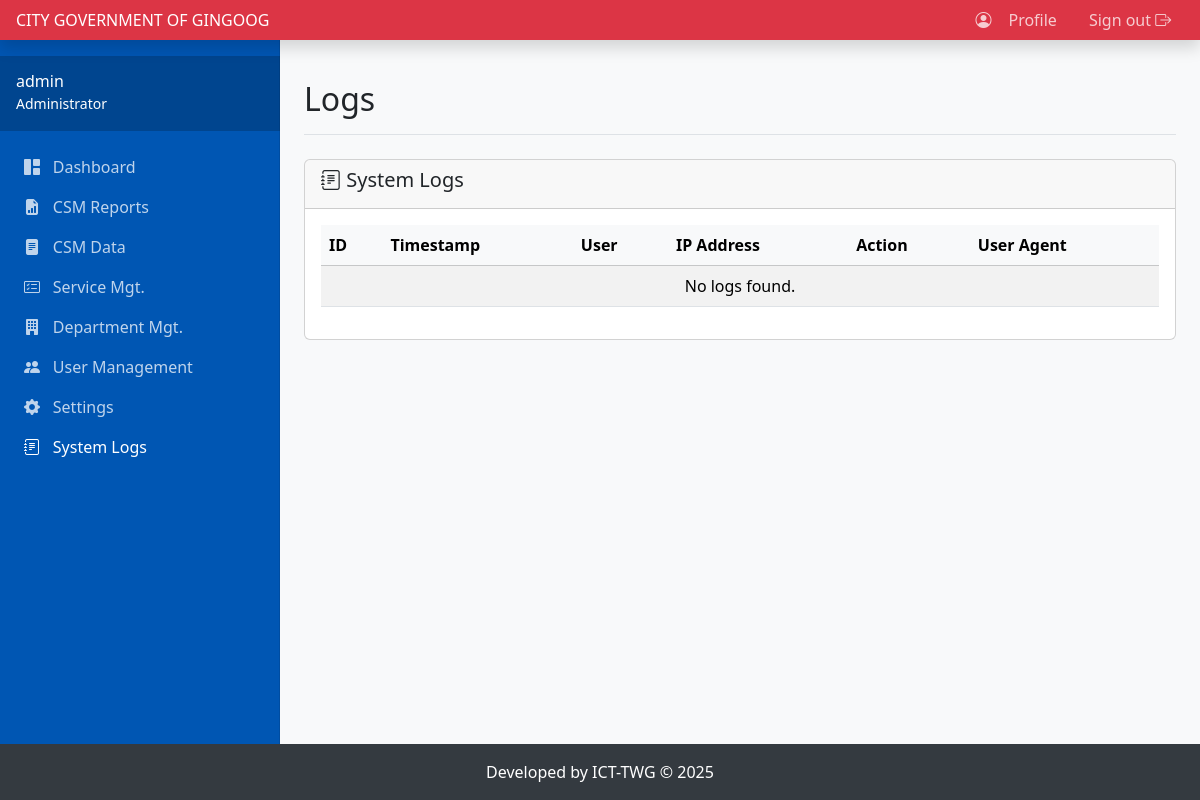
The page /httpdocs/admin.php?page=logs (signed in) on the database as committed earlier.
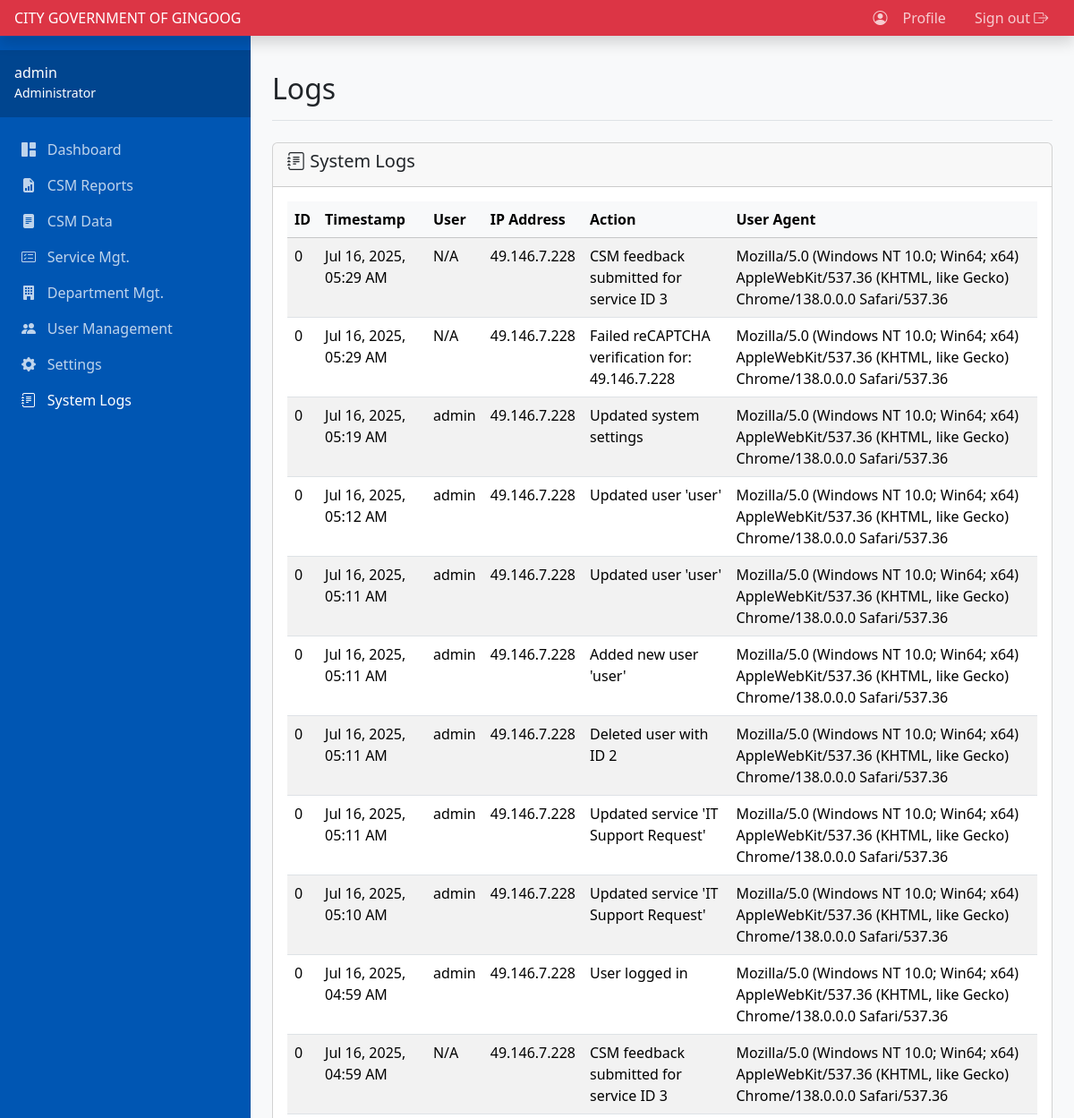
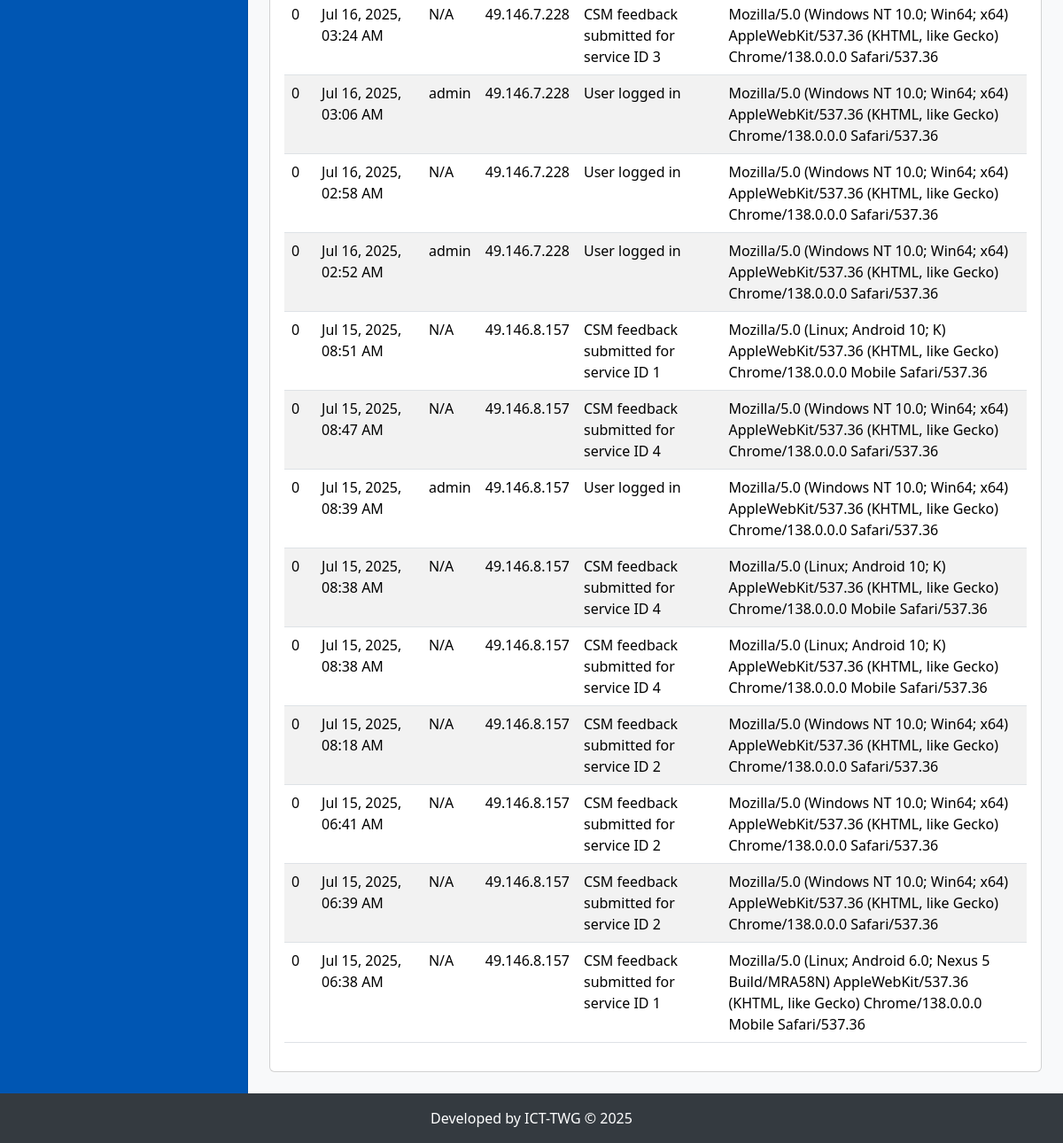
The same page on the database as committed later (2 pictures, top to bottom).
### tables this page shows
CREATE TABLE `system_logs` (
  `id` int(11) NOT NULL,
  `user_id` int(11) DEFAULT NULL,
  `ip_address` varchar(45) NOT NULL,
  `user_agent` text NOT NULL,
  `action` varchar(255) NOT NULL,
  `timestamp` timestamp NOT NULL DEFAULT current_timestamp()
);

CREATE TABLE `users` (
  `id` int(11) NOT NULL,
  `username` varchar(100) NOT NULL,
  `password_hash` varchar(255) NOT NULL,
  `role` enum('admin','dept') NOT NULL,
  `department_id` int(11) DEFAULT NULL
);

### httpdocs/includes.php (called while the page is built, shortened)
<?php
try {
    $temp_pdo = new PDO("mysql:host=" . DB_HOST . ";dbname=" . DB_NAME, DB_USER, DB_PASS);
    $temp_pdo->setAttribute(PDO::ATTR_ERRMODE, PDO::ERRMODE_EXCEPTION);
    $stmt = $temp_pdo->query("SELECT setting_name, setting_value FROM settings");
    $CONFIG = [];
    while ($row = $stmt->fetch(PDO::FETCH_ASSOC)) {
        $CONFIG[$row['setting_name']] = $row['setting_value'];
    }
} catch (PDOException $e) {
    $CONFIG = [
        'agency_name' => 'CITY GOVERNMENT OF GINGOOG',
        'province_name' => 'Misamis Oriental',
        'region_name' => 'Region X',
        'agency_logo' => 'default_logo.png',
        'password_complexity' => 'medium',
        'timezone' => 'Asia/Manila'
    ];
}
$CONFIG['recaptcha_enabled'] = true;
$CONFIG['recaptcha_site_key'] = '6Lfp14QrAAAAAKr2EXbD4bAVoeqUo7YZUdYFY-k0';
$CONFIG['recaptcha_secret_key'] = '6Lfp14QrAAAAANOObkBczmPS2NXUKbtnudkfvynD';
function is_admin() {
    return isset($_SESSION['role']) && $_SESSION['role'] === 'admin';
}
function e($string) {
    return htmlspecialchars($string, ENT_QUOTES, 'UTF-8');
}
?>

### httpdocs/logs.php (the view, shortened to what this page needs)
<?php
$logs = $pdo->query("SELECT sl.*, u.username FROM system_logs sl LEFT JOIN users u ON sl.user_id = u.id ORDER BY sl.timestamp DESC")->fetchAll(PDO::FETCH_ASSOC);
?>
<div class="card">
    <div class="card-header">
        <h5><i class="bi bi-journal-text"></i> System Logs</h5>
    </div>
    <div class="card-body">
        <div class="table-responsive">
            <table class="table table-striped table-hover">
                <thead class="table-light">
                    <tr>
                        <th>ID</th>
                        <th>Timestamp</th>
                        <th>User</th>
                        <th>IP Address</th>
                        <th>Action</th>
                        <th>User Agent</th>
                    </tr>
                </thead>
                <tbody>
                    <?php if (count($logs) > 0): ?>
                        <?php foreach($logs as $log): ?>
                        <tr>
                            <td><?php echo $log['id']; ?></td>
                            <td><?php echo date('M d, Y, h:i A', strtotime($log['timestamp'])); ?></td>
                            <td><?php echo e($log['username'] ?? 'N/A'); ?></td>
                            <td><?php echo e($log['ip_address']); ?></td>
                            <td><?php echo e($log['action']); ?></td>
                            <td><?php echo e($log['user_agent']); ?></td>
                        </tr>
                        <?php endforeach; ?>
                    <?php else: ?>
                        <tr>
                            <td colspan="6" class="text-center">No logs found.</td>
                        </tr>
                    <?php endif; ?>
                </tbody>
            </table>
        </div>
    </div>
</div>

### httpdocs/admin.php (shortened to what this page needs)
<?php
require_once 'includes.php';
    ?>
    <?php
$page = isset($_GET['page']) ? $_GET['page'] : 'dashboard';
?>
<!DOCTYPE html>
<html lang="en" class="h-100">
<head>
    <link href="https://cdn.jsdelivr.net/npm/bootstrap@5.3.3/dist/css/bootstrap.min.css" rel="stylesheet">
    <link rel="stylesheet" type="text/css" href="https://cdn.jsdelivr.net/npm/daterangepicker/daterangepicker.css" />
    <link rel="stylesheet" href="https://cdn.jsdelivr.net/npm/bootstrap-icons@1.11.3/font/bootstrap-icons.min.css">
</head>
<body>
    <header class="navbar navbar-dark fixed-top bg-danger flex-md-nowrap p-0 shadow">
        <a class="navbar-brand col-md-3 col-lg-2 me-0 px-3 fs-6" style="width: var(--sidebar-width);" href="admin.php"><?php echo e($CONFIG['agency_name']); ?></a>
        <div class="navbar-nav ms-auto flex-row">
            <div class="nav-item text-nowrap">
                <button type="button" class="nav-link px-3 btn btn-link" data-bs-toggle="modal" data-bs-target="#changePasswordModal"><i class="bi bi-person-circle"></i> Profile</button>
            </div>
            <div class="nav-item text-nowrap"><a class="nav-link px-3" href="admin.php?action=logout">Sign out <i class="bi bi-box-arrow-right"></i></a></div>
        </div>
    </header>
    <nav id="sidebarMenu" class="d-md-block sidebar collapse">
        <div class="sidebar-header text-white">
            <h6 class="mb-0"><?php echo e($_SESSION['username']); ?></h6>
            <?php
            if (!is_admin()) {
                $dept_name_stmt = $pdo->prepare("SELECT name FROM departments WHERE id = ?");
                $dept_name_stmt->execute([$_SESSION['department_id']]);
                echo '<small>' . e($dept_name_stmt->fetchColumn()) . '</small>';
            } else {
                echo '<small>Administrator</small>';
            }
            ?>
        </div>
        <div class="sidebar-sticky pt-3">
            <ul class="nav flex-column">
                <li class="nav-item"><a class="nav-link <?php if($page=='dashboard') echo 'active';?>" href="admin.php?page=dashboard"><i class="bi bi-grid-1x2-fill"></i>Dashboard</a></li>
                <li class="nav-item"><a class="nav-link <?php if($page=='reports') echo 'active';?>" href="admin.php?page=reports"><i class="bi bi-file-earmark-bar-graph-fill"></i>CSM Reports</a></li>
                <li class="nav-item"><a class="nav-link <?php if($page=='csmform') echo 'active';?>" href="admin.php?page=csmform"><i class="bi bi-file-text-fill"></i>CSM Data</a></li>
                <li class="nav-item"><a class="nav-link <?php if($page=='services') echo 'active';?>" href="admin.php?page=services"><i class="bi bi-card-checklist"></i>Service Mgt.</a></li>
                <?php if (is_admin()): ?>
                <li class="nav-item"><a class="nav-link <?php if($page=='departments') echo 'active';?>" href="admin.php?page=departments"><i class="bi bi-building-fill"></i>Department Mgt.</a></li>
                <li class="nav-item"><a class="nav-link <?php if($page=='users') echo 'active';?>" href="admin.php?page=users"><i class="bi bi-people-fill"></i>User Management</a></li>
                <li class="nav-item"><a class="nav-link <?php if($page=='settings') echo 'active';?>" href="admin.php?page=settings"><i class="bi bi-gear-fill"></i>Settings</a></li>
                <li class="nav-item"><a class="nav-link <?php if($page=='logs') echo 'active';?>" href="admin.php?page=logs"><i class="bi bi-journal-text"></i>System Logs</a></li>
                <?php endif; ?>
            </ul>
        </div>
    </nav>
    <main class="main-content">
        <div class="page-header d-flex justify-content-between align-items-center">
            <h1 class="h2 mb-0"><?php echo e(ucfirst(str_replace('_', ' ', $page))); ?></h1>
        </div>
        <?php
        switch ($page) {
            case 'logs':
                include 'logs.php';
                break;
                ?>
                <?php
        }
        ?>
    </main>
    <?php include 'footer.php'; ?>
</body>
</html>

### httpdocs/footer.php (shortened to what this page needs)
<footer class="footer py-3 text-center text-white" style="background-color: #343a40;">
    <div class="container">
        <span>Developed by ICT-TWG &copy; <?php echo date('Y'); ?></span>
    </div>
</footer>

### httpdocs/admin.php (style rules this page uses)
:root { --sidebar-width: 280px; }
body { background-color: #f8f9fa; padding-top: 56px; padding-bottom: 56px; }
.sidebar { position: fixed; top: 0; bottom: 0; left: 0; z-index: 100; width: var(--sidebar-width); padding: 0; box-shadow: inset -1px 0 0 rgba(0, 0, 0, .1); background-color: #0056b3; }
.sidebar-header { padding: 1rem; background-color: rgba(0,0,0,0.2); margin-top: 56px; }
.sidebar-sticky { height: calc(100vh - 56px); overflow-y: auto; }
.main-content { margin-left: var(--sidebar-width); padding: 1.5rem; }
.nav-link { color: rgba(255,255,255,.75); padding-left: 1.5em; }
.nav-link .bi { margin-right: 0.8em; }
.nav-link.active, .nav-link:hover { color: #fff; }
.navbar { z-index: 101; }
.page-header { margin-bottom: 1.5rem; border-bottom: 1px solid #dee2e6; padding-bottom: 1rem; }
.footer { position: fixed; left: 0; bottom: 0; width: 100%; z-index: 101; background-color: #343a40; }

Rows that differ between the two databases and show on the page:
added system_logs: id "0", timestamp "Jul 16, 2025, 05:29 AM", username "N/A", ip_address "49.146.7.228", action "CSM feedback submitted for service ID 3", user_agent "Mozilla/5.0 (Windows NT 10.0; Win64; x64) AppleWebKit/537.36 (KHTML, like Gecko) Chrome/138.0.0.0 Safari/537.36"
added system_logs: id "0", timestamp "Jul 16, 2025, 05:29 AM", username "N/A", ip_address "49.146.7.228", action "Failed reCAPTCHA verification for: 49.146.7.228", user_agent "Mozilla/5.0 (Windows NT 10.0; Win64; x64) AppleWebKit/537.36 (KHTML, like Gecko) Chrome/138.0.0.0 Safari/537.36"
added system_logs: id "0", timestamp "Jul 16, 2025, 05:19 AM", user.username "admin", ip_address "49.146.7.228", action "Updated system settings", user_agent "Mozilla/5.0 (Windows NT 10.0; Win64; x64) AppleWebKit/537.36 (KHTML, like Gecko) Chrome/138.0.0.0 Safari/537.36"
added system_logs: id "0", timestamp "Jul 16, 2025, 05:12 AM", user.username "admin", ip_address "49.146.7.228", action "Updated user 'user'", user_agent "Mozilla/5.0 (Windows NT 10.0; Win64; x64) AppleWebKit/537.36 (KHTML, like Gecko) Chrome/138.0.0.0 Safari/537.36"
added system_logs: id "0", timestamp "Jul 16, 2025, 05:11 AM", user.username "admin", ip_address "49.146.7.228", action "Updated user 'user'", user_agent "Mozilla/5.0 (Windows NT 10.0; Win64; x64) AppleWebKit/537.36 (KHTML, like Gecko) Chrome/138.0.0.0 Safari/537.36"
added system_logs: id "0", timestamp "Jul 16, 2025, 05:11 AM", user.username "admin", ip_address "49.146.7.228", action "Added new user 'user'", user_agent "Mozilla/5.0 (Windows NT 10.0; Win64; x64) AppleWebKit/537.36 (KHTML, like Gecko) Chrome/138.0.0.0 Safari/537.36"
added system_logs: id "0", timestamp "Jul 16, 2025, 05:11 AM", user.username "admin", ip_address "49.146.7.228", action "Deleted user with ID 2", user_agent "Mozilla/5.0 (Windows NT 10.0; Win64; x64) AppleWebKit/537.36 (KHTML, like Gecko) Chrome/138.0.0.0 Safari/537.36"
added system_logs: id "0", timestamp "Jul 16, 2025, 05:11 AM", user.username "admin", ip_address "49.146.7.228", action "Updated service 'IT Support Request'", user_agent "Mozilla/5.0 (Windows NT 10.0; Win64; x64) AppleWebKit/537.36 (KHTML, like Gecko) Chrome/138.0.0.0 Safari/537.36"
added system_logs: id "0", timestamp "Jul 16, 2025, 05:10 AM", user.username "admin", ip_address "49.146.7.228", action "Updated service 'IT Support Request'", user_agent "Mozilla/5.0 (Windows NT 10.0; Win64; x64) AppleWebKit/537.36 (KHTML, like Gecko) Chrome/138.0.0.0 Safari/537.36"
added system_logs: id "0", timestamp "Jul 16, 2025, 04:59 AM", user.username "admin", ip_address "49.146.7.228", action "User logged in", user_agent "Mozilla/5.0 (Windows NT 10.0; Win64; x64) AppleWebKit/537.36 (KHTML, like Gecko) Chrome/138.0.0.0 Safari/537.36"
added system_logs: id "0", timestamp "Jul 16, 2025, 04:59 AM", username "N/A", ip_address "49.146.7.228", action "CSM feedback submitted for service ID 3", user_agent "Mozilla/5.0 (Windows NT 10.0; Win64; x64) AppleWebKit/537.36 (KHTML, like Gecko) Chrome/138.0.0.0 Safari/537.36"
added system_logs: id "0", timestamp "Jul 16, 2025, 03:24 AM", username "N/A", ip_address "49.146.7.228", action "CSM feedback submitted for service ID 3", user_agent "Mozilla/5.0 (Windows NT 10.0; Win64; x64) AppleWebKit/537.36 (KHTML, like Gecko) Chrome/138.0.0.0 Safari/537.36"
added system_logs: id "0", timestamp "Jul 16, 2025, 03:06 AM", user.username "admin", ip_address "49.146.7.228", action "User logged in", user_agent "Mozilla/5.0 (Windows NT 10.0; Win64; x64) AppleWebKit/537.36 (KHTML, like Gecko) Chrome/138.0.0.0 Safari/537.36"
added system_logs: id "0", timestamp "Jul 16, 2025, 02:58 AM", username "N/A", ip_address "49.146.7.228", action "User logged in", user_agent "Mozilla/5.0 (Windows NT 10.0; Win64; x64) AppleWebKit/537.36 (KHTML, like Gecko) Chrome/138.0.0.0 Safari/537.36"
added system_logs: id "0", timestamp "Jul 16, 2025, 02:52 AM", user.username "admin", ip_address "49.146.7.228", action "User logged in", user_agent "Mozilla/5.0 (Windows NT 10.0; Win64; x64) AppleWebKit/537.36 (KHTML, like Gecko) Chrome/138.0.0.0 Safari/537.36"
added system_logs: id "0", timestamp "Jul 15, 2025, 08:51 AM", username "N/A", ip_address "49.146.8.157", action "CSM feedback submitted for service ID 1", user_agent "Mozilla/5.0 (Linux; Android 10; K) AppleWebKit/537.36 (KHTML, like Gecko) Chrome/138.0.0.0 Mobile Safari/537.36"
added system_logs: id "0", timestamp "Jul 15, 2025, 08:47 AM", username "N/A", ip_address "49.146.8.157", action "CSM feedback submitted for service ID 4", user_agent "Mozilla/5.0 (Windows NT 10.0; Win64; x64) AppleWebKit/537.36 (KHTML, like Gecko) Chrome/138.0.0.0 Safari/537.36"
added system_logs: id "0", timestamp "Jul 15, 2025, 08:39 AM", user.username "admin", ip_address "49.146.8.157", action "User logged in", user_agent "Mozilla/5.0 (Windows NT 10.0; Win64; x64) AppleWebKit/537.36 (KHTML, like Gecko) Chrome/138.0.0.0 Safari/537.36"
added system_logs: id "0", timestamp "Jul 15, 2025, 08:38 AM", username "N/A", ip_address "49.146.8.157", action "CSM feedback submitted for service ID 4", user_agent "Mozilla/5.0 (Linux; Android 10; K) AppleWebKit/537.36 (KHTML, like Gecko) Chrome/138.0.0.0 Mobile Safari/537.36"
added system_logs: id "0", timestamp "Jul 15, 2025, 08:38 AM", username "N/A", ip_address "49.146.8.157", action "CSM feedback submitted for service ID 4", user_agent "Mozilla/5.0 (Linux; Android 10; K) AppleWebKit/537.36 (KHTML, like Gecko) Chrome/138.0.0.0 Mobile Safari/537.36"
added system_logs: id "0", timestamp "Jul 15, 2025, 08:18 AM", username "N/A", ip_address "49.146.8.157", action "CSM feedback submitted for service ID 2", user_agent "Mozilla/5.0 (Windows NT 10.0; Win64; x64) AppleWebKit/537.36 (KHTML, like Gecko) Chrome/138.0.0.0 Safari/537.36"
added system_logs: id "0", timestamp "Jul 15, 2025, 06:41 AM", username "N/A", ip_address "49.146.8.157", action "CSM feedback submitted for service ID 2", user_agent "Mozilla/5.0 (Windows NT 10.0; Win64; x64) AppleWebKit/537.36 (KHTML, like Gecko) Chrome/138.0.0.0 Safari/537.36"
added system_logs: id "0", timestamp "Jul 15, 2025, 06:39 AM", username "N/A", ip_address "49.146.8.157", action "CSM feedback submitted for service ID 2", user_agent "Mozilla/5.0 (Windows NT 10.0; Win64; x64) AppleWebKit/537.36 (KHTML, like Gecko) Chrome/138.0.0.0 Safari/537.36"
added system_logs: id "0", timestamp "Jul 15, 2025, 06:38 AM", username "N/A", ip_address "49.146.8.157", action "CSM feedback submitted for service ID 1", user_agent "Mozilla/5.0 (Linux; Android 6.0; Nexus 5 Build/MRA58N) AppleWebKit/537.36 (KHTML, like Gecko) Chrome/138.0.0.0 Mobile Safari/537.36"
Other text that changed with them:
text no longer shown: "No logs found."
